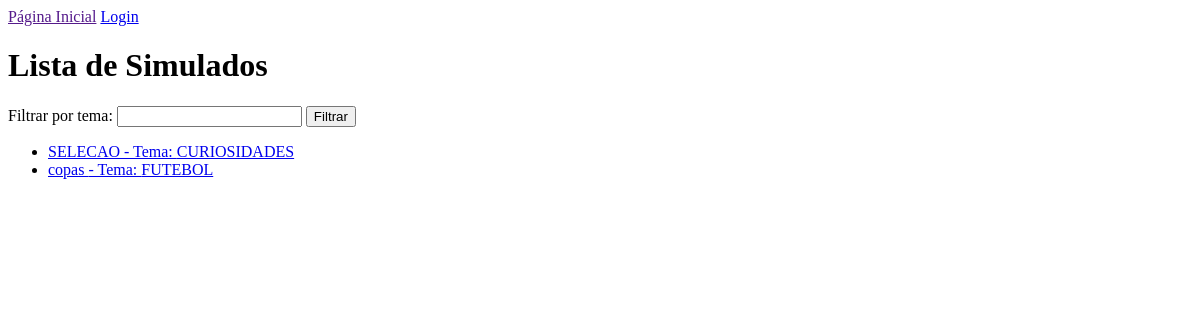
The page /simulados/ on the database as committed earlier.
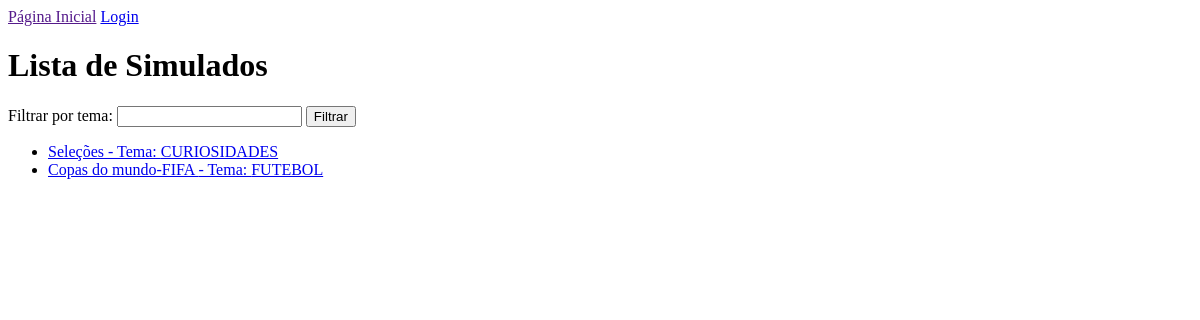
The same page on the database as committed later.
### simulados/models.py (models this page shows, shortened)
class Simulado(models.Model):
    nome = models.CharField(max_length=100)
    questoes = models.ManyToManyField(Questao)
    tema = models.CharField(max_length=50, default='Tema')

### simulados/views.py (the view)
# urls.py: path('simulados/', views.listarSimuladosView, name='listar_simulados'),
def listarSimuladosView(request):
    temas = Simulado.objects.values_list('tema', flat=True).distinct()
    simulados = Simulado.objects.all()
    tema_filtrado = request.GET.get('tema')
    if tema_filtrado:
        simulados = simulados.filter(tema__istartswith=tema_filtrado)
    return render(request, 'listar_simulados.html', {'simulados': simulados, 'temas': temas})

### simulados/templates/listar_simulados.html (shortened to what this page needs)
<!DOCTYPE html>
<html>
<head>
</head>
<body>
    {% include 'navbar.html' %}
    <h1>Lista de Simulados</h1>
    <form method="get">
        <label for="tema">Filtrar por tema:</label>
        <input type="text" name="tema" id="tema">
        <input type="submit" value="Filtrar">
    </form>
    <ul>
        {% for simulado in simulados %}
        <li>
            <a href="{% url 'detalhes_simulado' simulado.id %}">
                {{ simulado.nome }} - Tema: {{ simulado.tema }}
            </a>
        </li>
        {% endfor %}
    </ul>
</body>
</html>

Rows that differ between the two databases and show on the page:
changed Simulado "CURIOSIDADES": nome "SELECAO" → "Seleções"
changed Simulado "FUTEBOL": nome "copas" → "Copas do mundo-FIFA"
